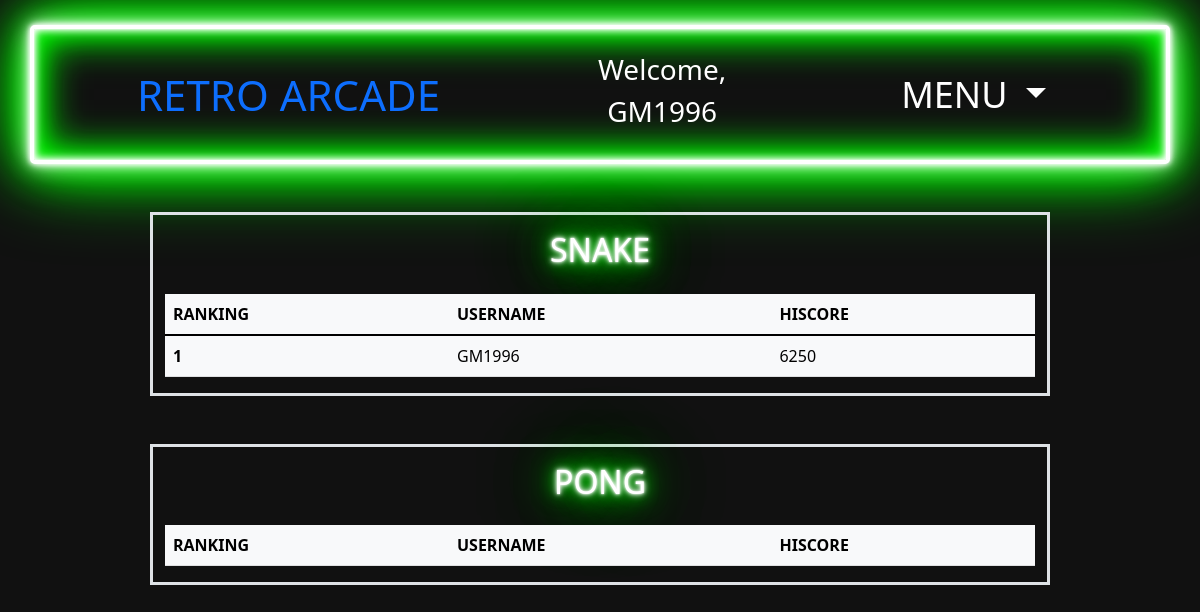
/leaderboard (signed in), run on the app's committed database.
### tables this page shows
CREATE TABLE users(id INTEGER PRIMARY KEY, name TEXT NOT NULL, password TEXT NOT NULL);

CREATE TABLE games(game_id INTEGER PRIMARY KEY, game_name TEXT NOT NULL, description TEXT NOT NULL);

CREATE TABLE hiscores(id INTEGER, game_id INTEGER, hiscore INTEGER,
FOREIGN KEY(id) REFERENCES users(id), FOREIGN KEY(game_id) REFERENCES games(game_id));

### app.py (the view)
@app.route("/leaderboard")
def leaderboard():
    player = name_check(session)
    scores_all = []
    names = []
    names_all = []
    titles = []
    conn = sqlite3.connect("retro_arcade.db")
    cur = conn.cursor()
    cur.execute("SELECT game_id, game_name FROM games")
    games = cur.fetchall()
    for i in range(len(games)):
        j = str(games[i][1])
        k = j.title()
        titles.append(k)
    for i in range(len(games)):
        g = games[i][0]
        cur.execute("SELECT ROW_NUMBER() OVER (ORDER BY hiscore) RowNum, id, hiscore FROM hiscores WHERE game_id = ? LIMIT 10", (g,))
        score = cur.fetchall()
        scores_all.append(score)
        for i in range(len(score)):
            s = score[i][0]
            cur.execute("SELECT name FROM users WHERE id = ?", (s,))
            n = cur.fetchone()
            names.append(n)
        names_all.append(names)
    cur.close()
    return render_template("leaderboard.html", player=player, scores_all=scores_all, names_all=names_all, games=games, titles=titles)

### app.py (called while the page is built)
def name_check(s):
    if "name" in s:
        name = s["name"]
    else:
        name = "Player One"
    return name

### templates/leaderboard.html (shortened to what this page needs)
{% extends "layout.html" %}
{% block body %}
{% for game in games %}
{% set title = titles[loop.index0] %}
{% set names = names_all[loop.index0] %}
{% set scores = scores_all[loop.index0] %}
<div class="container d-flex flex-column align-items-center border border-3 my-5 w-75 pt-3">
<div class="h2 pb-3 glow">{{ title|upper }}</div>
<table class="table table-light">
    <thead>
        <tr>
            <th scope="col">RANKING</th>
            <th scope="col">USERNAME</th>
            <th scope="col">HISCORE</th>
        </tr>
    </thead>
    <tbody class="table-group-divider">
{% for row in scores %}
{% set rank = row[0] %}
{% set user = names[loop.index0][0] %}
{% set score = row[2] %}
        <tr>
            <th scope="row">{{ rank }}</th>
            <td>{{ user }}</td>
            <td>{{ score }}</td>
        </tr>
{% endfor %}
    </tbody>
</table>
</div>
{% endfor %}
{% endblock %}

### templates/layout.html (shortened to what this page needs)
<!DOCTYPE html>
<html id="html" lang="en">
  <head>
    <link href="https://cdn.jsdelivr.net/npm/bootstrap@5.2.3/dist/css/bootstrap.min.css" rel="stylesheet">
</head>
  <body>
    <div class="p-4 d-flex justify-content-around align-items-center Title">
        <div><a href="/" class="text-decoration-none home">RETRO ARCADE</a></div>
        <div class="d-flex flex-column align-items-center">
         <span class="h3"> Welcome,</span>
         <span class="h3">{{ player }}</span>
        </div>
        <div class="dropdown d-inline-flex">
         <button class="menu btn btn-lg dropdown-toggle" type="button" data-bs-toggle="dropdown" aria-expanded="false">
           MENU
         </button>
       </div>
     </div>
    {% block body %}{% endblock %}
    </body>
</html>

### data on the page
users: name "GM1996"
games: game_name "SNAKE"
hiscores: rank "1", hiscore "6250"
games: game_name "PONG"
